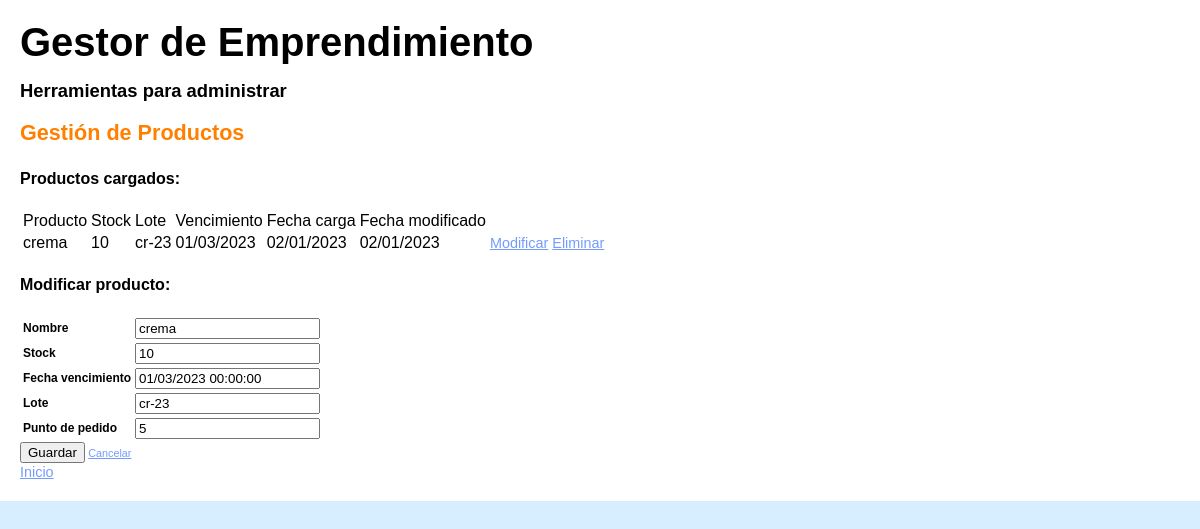
The app's page /productos_editar/1, older data.
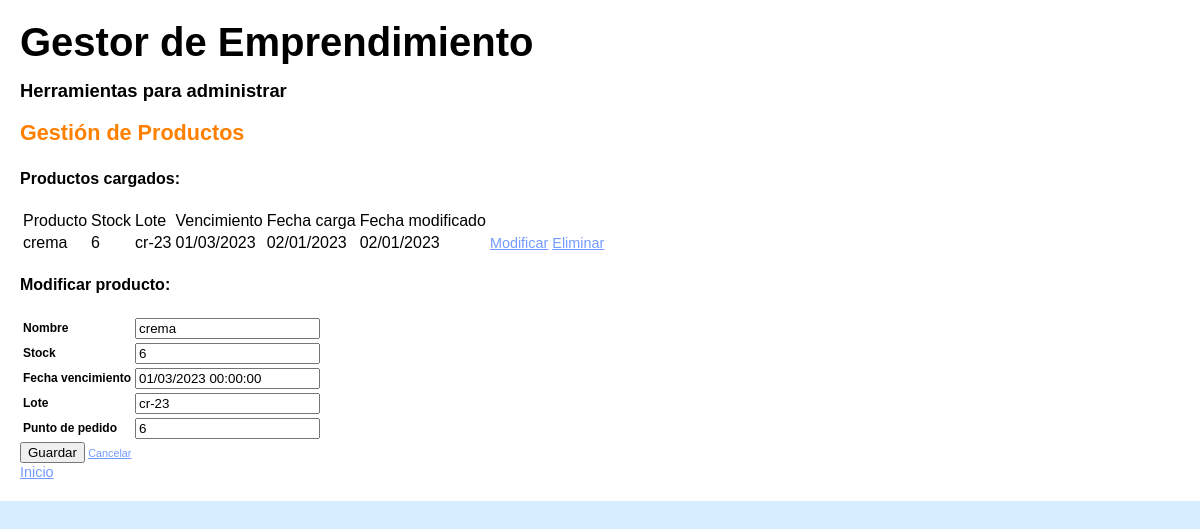
The same page, newer data.
### gestor/models.py (models this page shows, shortened)
class Productos_li(models.Model):
    id = models.IntegerField(primary_key=True, unique=True, auto_created=True)
    nombre = models.CharField(max_length=100)
    stock = models.IntegerField()
    punto_de_pedido = models.IntegerField()
    fecha_vencimiento = models.DateTimeField()
    lote = models.CharField(max_length=100)
    created = models.DateTimeField(auto_now_add=True)
    modified = models.DateTimeField(auto_now=True)
    class Meta:
        verbose_name = "Producto"
        verbose_name_plural = "Productos"

### gestor/views.py (the view)
# urls.py: path('productos_editar/<int:id_i>', productos_editar),
def productos_editar(request, id_i):
    id_i = int(id_i)
    try:
        producto_sel = Productos_li.objects.get(id=id_i)
    except Productos_li.DoesNotExist:
        return redirect('/productos_crear')
    form_e = Producto_Form(request.POST or None,  instance=producto_sel)
    if form_e.is_valid():
        form_e.save()
        return redirect("/productos_crear")
    productos = Productos_li.objects.all()
    context = {
        'form_e': form_e,
        'productos': productos,
        'producto_sel': producto_sel,
        }
    return render(request, "gestor/productos_editar.html", context)

### gestor/forms.py
class Producto_Form(forms.ModelForm):
    class Meta:
        model = Productos_li
        fields = ('nombre', 'stock', 'fecha_vencimiento', 'lote', 'punto_de_pedido')

### gestor/templates/gestor/productos_editar.html (shortened to what this page needs)
{% extends "gestor/base.html" %}
{% block content %}
<h3>Gestión de Productos</h3>
    <h4>Productos cargados:</h4>
        <table id="cartera" class="table table-striped">
            <thead>
                <tr>
                    <td>Producto</td>
                    <td>Stock</td>
                    <td>Lote</td>
                    <td>Vencimiento</td>
                    <td>Fecha carga</td>
                    <td>Fecha modificado</td>
                </tr>
            </thead>
            <tbody>
                {% for producto in productos %}
                    <tr>
                    <td>{{ producto.nombre }}</td>
                    <td>{{ producto.stock }}</td>
                    <td>{{ producto.lote }}</td>
                    <td>{{ producto.fecha_vencimiento|date:"SHORT_DATE_FORMAT" }}</td>
                    <td>{{ producto.created|date:"SHORT_DATE_FORMAT" }}</td>
                    <td>{{ producto.modified|date:"SHORT_DATE_FORMAT" }}</td>
                    <td><a href="/productos_editar/{{ producto.id }}">Modificar</a></td>
                    <td><a href="/productos_eliminar/{{ producto.id }}">Eliminar</a></td>
                    </tr>
                {% endfor %}
            </tbody>
        </table>
        <nav>
            <h4>Modificar producto:</h4>
            <form method = 'POST' enctype="multipart/form-data">
                <table class = 'w-50 table table-light'>
                    {% for field in form_e %}
                        <tr>
                        <th>{{field.label}}</th>
                            <td>{{ field }}</td>
                        </tr>
                    {% endfor %}
                </table>
                <button type="submit" class="btn btn-lg btn-warning">Guardar</button>
                <a href="/productos_crear/">Cancelar<a></a>
            </form>
        </nav>
        <a href="/">Inicio<a>
{% endblock %}

Row changes from the older to the newer data that the page shows:
changed Productos_li "crema": stock "10" → "6"; punto_de_pedido "5" → "6"
